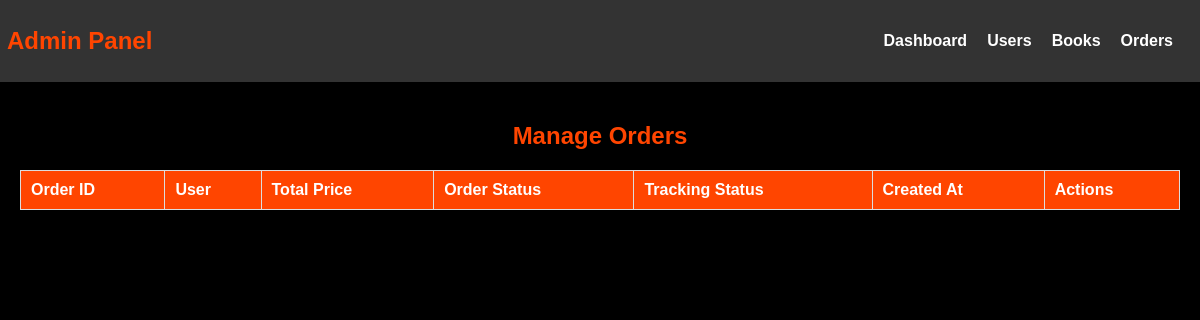
Page /backend/orders.php on the earlier database version.
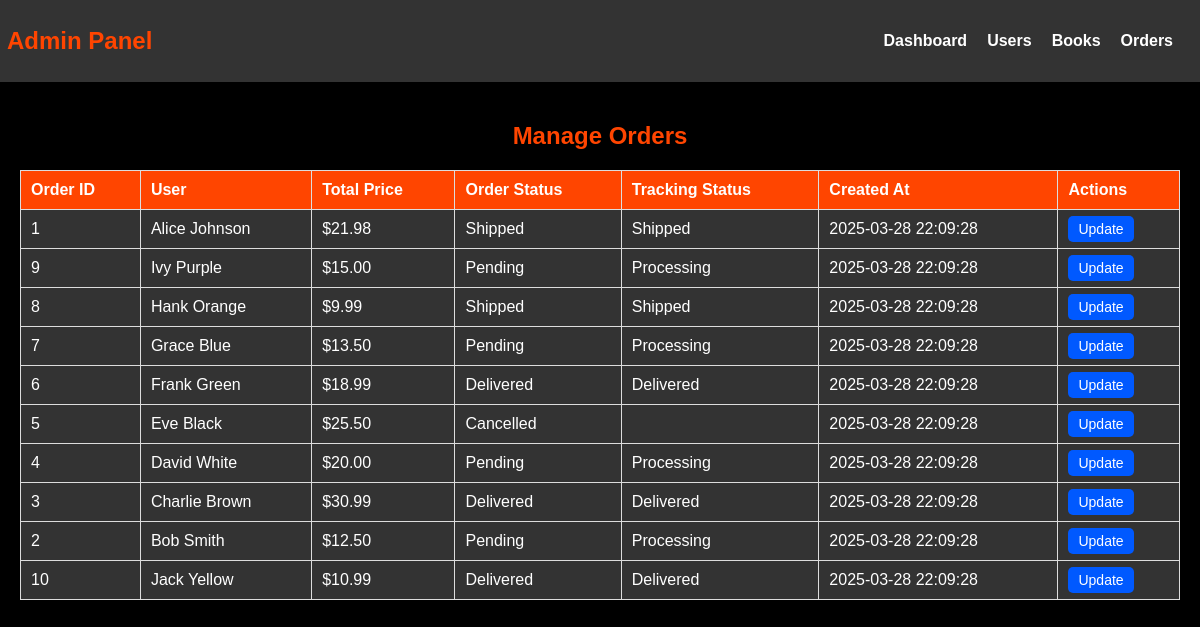
Same page on the later database version.
### tables this page shows
CREATE TABLE orders (
    order_id INT AUTO_INCREMENT PRIMARY KEY,
    user_id INT,
    total_price DECIMAL(10,2) NOT NULL,
    order_status ENUM('Pending', 'Shipped', 'Delivered', 'Cancelled') DEFAULT 'Pending',
    created_at TIMESTAMP DEFAULT CURRENT_TIMESTAMP,
    FOREIGN KEY (user_id) REFERENCES users(user_id) ON DELETE CASCADE
);

CREATE TABLE users (
    user_id INT AUTO_INCREMENT PRIMARY KEY,
    name VARCHAR(100) NOT NULL,
    email VARCHAR(100) UNIQUE NOT NULL,
    password VARCHAR(255) NOT NULL,
    phone VARCHAR(15),
    address TEXT,
    role ENUM('customer', 'admin') DEFAULT 'customer',
   created_at DATE DEFAULT CURRENT_DATE
    );

CREATE TABLE order_tracking (
    tracking_id INT AUTO_INCREMENT PRIMARY KEY,
    order_id INT,
    status ENUM('Processing', 'Shipped', 'Out for Delivery', 'Delivered') DEFAULT 'Processing',
    updated_at TIMESTAMP DEFAULT CURRENT_TIMESTAMP ON UPDATE CURRENT_TIMESTAMP,
    FOREIGN KEY (order_id) REFERENCES orders(order_id) ON DELETE CASCADE
);

### backend/orders.php (the view, shortened to what this page needs)
<?php
include '../database/db.php';
$sql_orders = "SELECT o.order_id, u.name AS user_name, o.total_price, o.order_status, ot.status AS tracking_status, o.created_at
               FROM orders o
               JOIN users u ON o.user_id = u.user_id
               LEFT JOIN order_tracking ot ON o.order_id = ot.order_id
               ORDER BY o.created_at DESC";
$result_orders = $conn->query($sql_orders);
?>
<!DOCTYPE html>
<html lang="en">
<head>
    <link rel="stylesheet" href="../css/admin_panel.css">
</head>
<body>
    <nav class="admin-nav">
        <h2>Admin Panel</h2>
        <ul>
            <li><a href="admin_panel.php">Dashboard</a></li>
            <li><a href="users.php">Users</a></li>
            <li><a href="books.php">Books</a></li>
            <li><a href="orders.php">Orders</a></li>
        </ul>
    </nav>
    <div class="admin-section">
        <h2>Manage Orders</h2>
        <table>
            <tr>
                <th>Order ID</th>
                <th>User</th>
                <th>Total Price</th>
                <th>Order Status</th>
                <th>Tracking Status</th>
                <th>Created At</th>
                <th>Actions</th>
            </tr>
            <?php while ($order = $result_orders->fetch_assoc()) { ?>
            <tr>
                <td><?php echo $order['order_id']; ?></td>
                <td><?php echo $order['user_name']; ?></td>
                <td>$<?php echo number_format($order['total_price'], 2); ?></td>
                <td><?php echo $order['order_status']; ?></td>
                <td><?php echo $order['tracking_status'] ?? 'N/A'; ?></td>
                <td><?php echo $order['created_at']; ?></td>
                <td>
                    <a href="update_order.php?order_id=<?php echo $order['order_id']; ?>" class="edit-btn">Update</a>
                </td>
            </tr>
            <?php } ?>
        </table>
    </div>
</body>
</html>

Differences in the rows shown:
added orders: order_id "1", user.name "Alice Johnson", total_price "21.98", order_status "Shipped", order_tracking.status "Shipped", created_at "2025-03-28 22:09:28"
added orders: order_id "9", user.name "Ivy Purple", total_price "15.00", order_status "Pending", order_tracking.status "Processing", created_at "2025-03-28 22:09:28"
added orders: order_id "8", user.name "Hank Orange", total_price "9.99", order_status "Shipped", order_tracking.status "Shipped", created_at "2025-03-28 22:09:28"
added orders: order_id "7", user.name "Grace Blue", total_price "13.50", order_status "Pending", order_tracking.status "Processing", created_at "2025-03-28 22:09:28"
added orders: order_id "6", user.name "Frank Green", total_price "18.99", order_status "Delivered", order_tracking.status "Delivered", created_at "2025-03-28 22:09:28"
added orders: order_id "5", user.name "Eve Black", total_price "25.50", order_status "Cancelled", created_at "2025-03-28 22:09:28"
added orders: order_id "4", user.name "David White", total_price "20.00", order_status "Pending", order_tracking.status "Processing", created_at "2025-03-28 22:09:28"
added orders: order_id "3", user.name "Charlie Brown", total_price "30.99", order_status "Delivered", order_tracking.status "Delivered", created_at "2025-03-28 22:09:28"
added orders: order_id "2", user.name "Bob Smith", total_price "12.50", order_status "Pending", order_tracking.status "Processing", created_at "2025-03-28 22:09:28"
added orders: order_id "10", user.name "Jack Yellow", total_price "10.99", order_status "Delivered", order_tracking.status "Delivered", created_at "2025-03-28 22:09:28"
